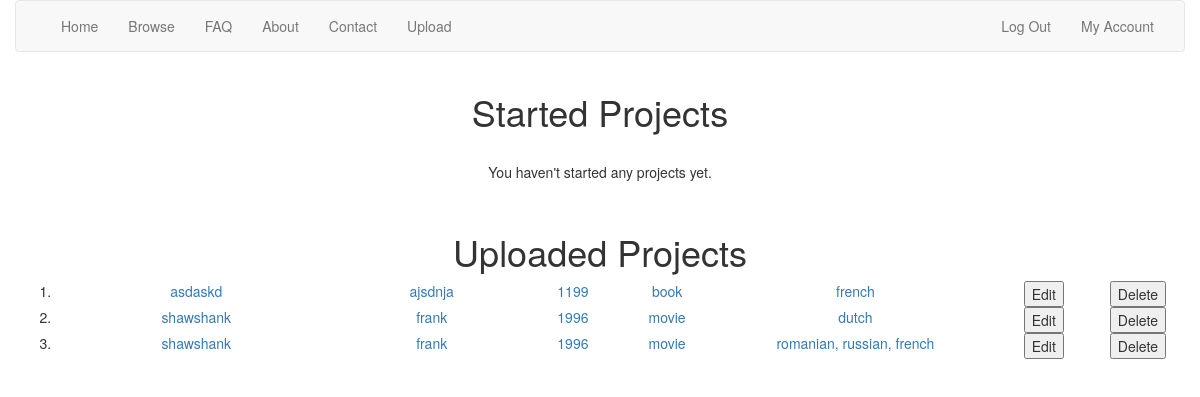
The app's page /view_history (signed in), older data.
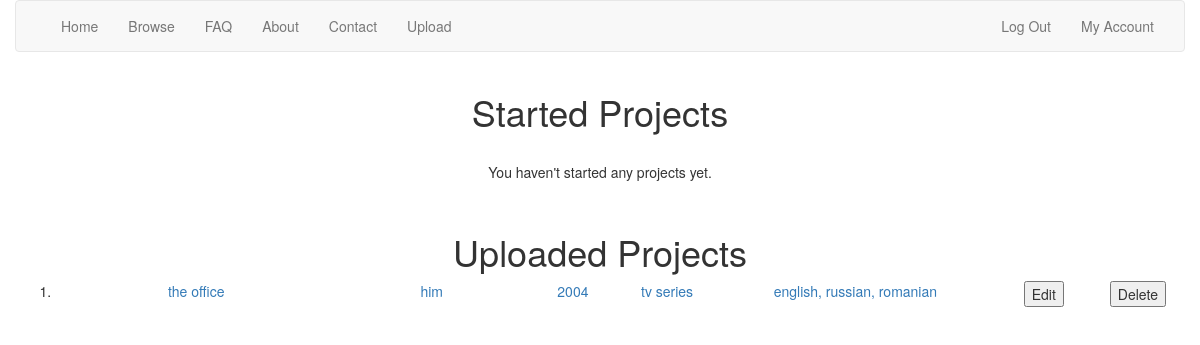
The same page, newer data.
### tables this page shows
CREATE TABLE 'projects' ('id' INTEGER PRIMARY KEY AUTOINCREMENT NOT NULL, 'type' TEXT NOT NULL,'title' TEXT NOT NULL, 'author' TEXT NOT NULL, 'year' INTEGER NOT NULL, 'user_id'  INTEGER NOT NULL  );

### application.py (the view, shortened to what this page needs)
@app.route("/view_history")
@login_required
def view_history():
    started_projects = db.execute("SELECT * FROM history WHERE user_id = :user_id",
                                  user_id=session["user_id"])
    uploaded_versions = db.execute("SELECT * FROM versions WHERE user_id = :user_id",
                                   user_id=session["user_id"])
    different_projects = []
    if len(uploaded_versions) > 0:
        different_files = []
        for version in uploaded_versions:
            if version["filepath"] not in different_files:
                different_files.append(version["filepath"])
        different_projects = []
        for file in different_files:
            project = {}
            project["filepath"] = file
            languages = ""
            for version in uploaded_versions:
                if version["filepath"] == file:
                    project["id"] = version["project_id"]
                    languages += (version["language"] + ", ")
            languages = languages[:-2]
            project["languages"] = languages
            different_projects.append(project)
        for project in different_projects:
            rows = db.execute("SELECT * FROM projects WHERE id = :id", id=project["id"])
            project["type"] = rows[0]["type"]
            project["title"] = rows[0]["title"]
            project["author"] = rows[0]["author"]
            project["year"] = rows[0]["year"]
    return render_template("account_history.html",
                           started_projects=started_projects, uploaded_projects=different_projects)

### helpers.py (called while the page is built)
def login_required(f):
    @wraps(f)
    def decorated_function(*args, **kwargs):
        if session.get("user_id") is None:
            return redirect(url_for("log_in", next=request.url))
        return f(*args, **kwargs)
    return decorated_function

### templates/account_history.html (shortened to what this page needs)
{% extends "layout.html" %}
{% block main %}
    <div class="container">
        <div>
            <h1>Started Projects</h1>
                {% if started_projects|length == 0 %}
                    <br>
                    <p>You haven't started any projects yet.</p>
                    <br>
                {% endif %}
        </div>
        <div>
            <h1>Uploaded Projects</h1>
                {% if uploaded_projects|length == 0 %}
                    <br>
                    <p>You haven't uploaded any projects yet.</p>
                    <br>
                {% else %}
                    <ol>
                    {% for project in uploaded_projects %}
                        <a href="{{ url_for('view_project', title=project['title']) }}">
                            <div class="row">
                                <li>
                                    <div class="col-xs-3"> {{ project["title"] }} </div>
                                    <div class="col-xs-2"> {{ project["author"] }} </div>
                                    <div class="col-xs-1"> {{ project["year"] }} </div>
                                    <div class="col-xs-1"> {{ project["type"] }} </div>
                                    <div class="col-xs-3"> {{ project["languages"] }} </div>
                        </a>
                                    <div class="col-xs-1">
                                        <form action="{{ url_for('edit_project') }}" method="POST">
                                            <button type="submit" name="edit_project" value="{{ project['filepath'] }}">
                                                Edit
                                            </button>
                                        </form>
                                    </div>
                                    <div class="col-xs-1">
                                        <form action="{{ url_for('delete_project') }}" method="POST">
                                            <button type="submit" name="delete_project" value="{{ project['filepath'] }}">
                                                Delete
                                            </button>
                                        </form>
                                    </div>
                            </div>
                    {% endfor %}
                {% endif %}
        </div>
    </div>
{% endblock %}

Row changes from the older to the newer data that the page shows:
removed projects: title "asdaskd", author "ajsdnja", year "1199", type "book"
removed projects: title "shawshank" "shawshank", author "frank" "frank", year "1996" "1996", type "movie" "movie"
added projects: title "the office", author "him", year "2004", type "tv series"
Text that changed along with them:
new list line: "english, russian, romanian Edit Delete"
list line gone: "french Edit Delete"
list line gone: "dutch Edit Delete"
list line gone: "romanian, russian, french Edit Delete"
